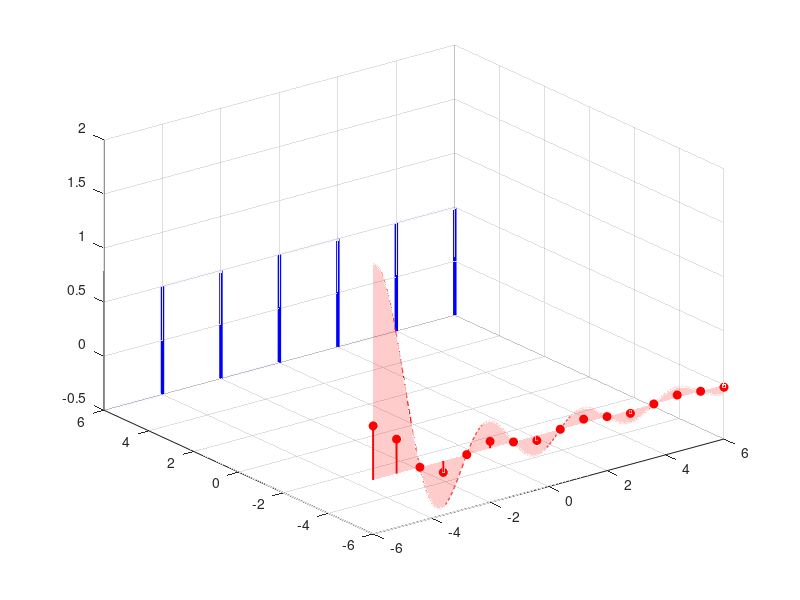

This chart was generated by the following MATLAB code: (Note: this script raises an error after producing the figure.)
clc;
clear;

% 设参数 (无改动)
m = 15;
N = 1024;
T0 = 4; % 信号总周期
T = 2;  % 脉冲宽度

% --- 时间向量和信号 (为了绘图和计算正确，做了优化) ---
% 为了让傅里叶合成(for循环)正确工作，需要一个单调递增的时间轴
t_mono = linspace(-1.5*T0, 1.5*T0, 8*N)'; % 创建一个平滑、单调的时间向量
s_mono = (mod(t_mono, T0) < T); % 用取余运算创建完美的周期方波
ys_mono = s_mono - 0.5;

% --- 绘图设置 ---
figure('Color', 'white', 'Position', [100, 100, 1200, 800]);
hold on;
grid on;

% --- 1. 绘制原始方波信号 (问题1修正) ---
% 改动: 使用平滑的 t_mono 和 ys_mono 向量绘图，避免了原始定义中的断点问题
y_plane_original = T0 + 2; % 将原始信号放在最顶层，y = 6
plot3(t_mono, y_plane_original*ones(size(t_mono)), ys_mono, 'b', 'LineWidth', 2.5);

% --- 2. 频谱 (问题2修正) ---
A = T/T0;   % 占空比 (0.5)
f0 = 1/T0;  % 基波频率 (0.25 Hz)
fsamp=2048;

% A. 计算离散谐波和连续包络线
freq_k = 0:m; % 谐波次数k
harmonic_freqs = freq_k * f0; % 真实谐波频率 (Hz)
harmonic_amplitudes = A * sinc(A * freq_k);

f_continuous = linspace(0, m*f0, fsamp); % 连续频率轴 (Hz)
F_envelope = T * sinc(T * f_continuous); % 正确的包络线

% B.【修正】将频率轴映射到与时间轴相同的视觉范围
x_range = [min(t_mono), max(t_mono)]; % 目标绘图范围 (-6 到 6)
% 将谐波频率和连续频率都映射到这个范围
mapped_harmonic_freqs = (harmonic_freqs / max(harmonic_freqs)) * (x_range(2) - x_range(1)) + x_range(1);
mapped_f_continuous = (f_continuous / max(f_continuous)) * (x_range(2) - x_range(1)) + x_range(1);

% C. 绘制映射后的频谱
y_plane_freq = -(T0 + 2); % 将频谱图放在最底层, y = -6
stem3(mapped_harmonic_freqs, y_plane_freq*ones(size(mapped_harmonic_freqs)), harmonic_amplitudes, 'r', 'filled', 'LineWidth', 1.5);
plot3(mapped_f_continuous, y_plane_freq*ones(size(mapped_f_continuous)), F_envelope, 'r--', 'LineWidth', 1.0);
fill3([mapped_f_continuous(1), mapped_f_continuous, mapped_f_continuous(end)], ...
      [y_plane_freq, y_plane_freq*ones(size(mapped_f_continuous)), y_plane_freq], ...
      [0, F_envelope, 0], 'r', 'FaceAlpha', .2, 'EdgeColor', 'none');

% --- 3. 绘制傅里叶合成过程 (问题3修正) ---
X = A * ones(size(t_mono)); % 用直流分量(k=0)初始化合成信号
y_plane_synthesis = 0; % 合成信号的中心平面

% 【修正】创建m个渐变色
colors = parula(m);

% 绘制直流分量 (k=0)
plot3(t_mono, y_plane_synthesis*ones(size(t_mono)), X-0.5, 'k--', 'LineWidth', 1.0, 'DisplayName', '直流分量 (k=0)');

% 【修正】循环绘制各次谐波，并累加
for k = 1:m
    % 单独计算第k次谐波
    x_k = 2*A*sinc(A*k)*cos(2*pi*k*t_mono/T0);
    
    % 将第k次谐波绘制在自己的平面上，形成瀑布图效果
    plot3(t_mono, (y_plane_synthesis - k*0.3)*ones(size(t_mono)), x_k, 'Color', colors(k,:), 'LineWidth', 1.5);
    
    % 累加到总信号中
    X = X + x_k;
end

% 在循环结束后，绘制最终合成的信号
plot3(t_mono, y_plane_synthesis*ones(size(t_mono)), X-0.5, 'g', 'LineWidth', 2.5, 'DisplayName', '最终合成信号');

% --- 坐标轴和标签设置 ---
xlabel('时域轴 / 映射后的频域轴');
ylabel('信号域');
zlabel('幅度');
axis([x_range, y_plane_freq-1, y_plane_original+1, -1, 1.5]);
title('傅里叶级数展开与频谱分析', 'FontSize', 16, 'FontWeight', 'bold');
view(-25, 25); % 调整视角

% --- 标注 ---
text(0, y_plane_original, 1, '原始时域信号', 'FontSize', 12, 'Color', 'b', 'HorizontalAlignment', 'center');
text(0, y_plane_freq, 1, '频域频谱', 'FontSize', 12, 'Color', 'r', 'HorizontalAlignment', 'center');
text(x_range(1)+1, y_plane_synthesis-m*0.3-0.5, '各次谐波分量 (k=1 \rightarrow m)', 'FontSize', 12, 'Color', 'k', 'Rotation', 45);
text(0, y_plane_synthesis, 1, '傅里叶合成信号', 'FontSize', 12, 'Color', 'g', 'HorizontalAlignment', 'center');

legend('原始信号','谐波谱线', '频谱包络', '直流分量', '最终合成信号');